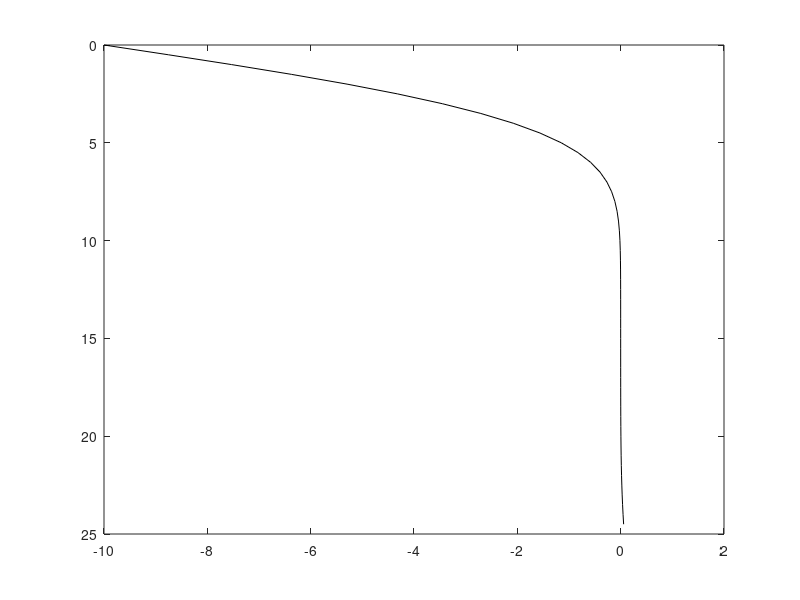

Write the MATLAB code that produced this figure.
% FTCS diffusion model to model arctic temperatures
% Modified by Ryan Stoner jan 25 2016

clf

N = 50; % Number of dz steps
dz = 0.5;  % spacing in m
z = 0:dz:(N-1)*dz;
k = 2;   % W/mK
dt = 2.00*10^5;  % s


time= 1:dt:10^7; % All time steps
tmax= length(time);

rho = 2000; % kg/m3
Cp = 2000; % J/kg K

T = zeros(N,1);
dTdz = 0.025* ones(N,1);
q = zeros(N,1);

T(1) = -10;  % brr! -10 C
dTdz(N) = 0.025;  % K/m


for i = 1:tmax;

% put following in loop

% calculate T gradient
dTdz(1:N-1) = diff(T)/dz;

% calculate heat flux
q = -k*dTdz;

% rate of change of T
dqdz = diff(q)/dz;

% update T
T(2:N) = T(2:N) - (1/(rho*Cp))*dqdz*dt;
pause(0.01)
figure(1)
plot(transpose(T),z,'k-')
set(gca,'Ydir','reverse')

end
